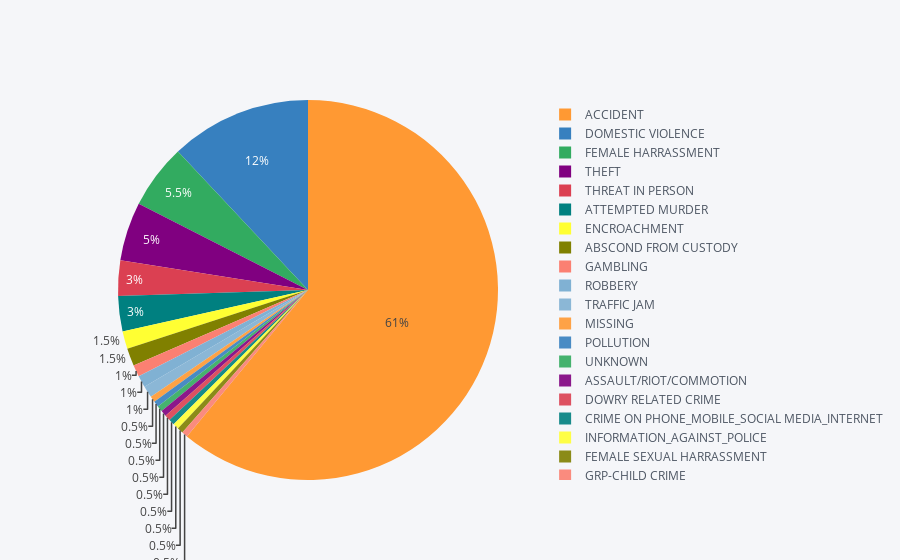

The notebook cell this image was saved under:
### Code cell
freq_df.iplot(kind='pie',labels='Type_of_Event',values='frequency')

### Figure 1 — Plotly figure (JSON) as saved in the notebook; plotly's stock layout.template omitted (floating-point values rounded to 4 significant figures)
{"data": [{"labels": ["ACCIDENT", "DOMESTIC VIOLENCE", "FEMALE HARRASSMENT", "THEFT", "THREAT IN PERSON", "ATTEMPTED MURDER", "ENCROACHMENT", "ABSCOND FROM CUSTODY", "GAMBLING", "ROBBERY", "TRAFFIC JAM", "MISSING", "POLLUTION", "UNKNOWN", "ASSAULT/RIOT/COMMOTION", "DOWRY RELATED CRIME", "CRIME ON PHONE_MOBILE_SOCIAL MEDIA_INTERNET", "INFORMATION_AGAINST_POLICE", "FEMALE SEXUAL HARRASSMENT", "GRP-CHILD CRIME"], "marker": {"colors": ["rgba(255, 153, 51, 1.0)", "rgba(55, 128, 191, 1.0)", "rgba(50, 171, 96, 1.0)", "rgba(128, 0, 128, 1.0)", "rgba(219, 64, 82, 1.0)", "rgba(0, 128, 128, 1.0)", "rgba(255, 255, 51, 1.0)", "rgba(128, 128, 0, 1.0)", "rgba(251, 128, 114, 1.0)", "rgba(128, 177, 211, 1.0)", "rgba(128, 177, 211, 0.8999999999999999)", "rgba(255, 153, 51, 0.8999999999999999)", "rgba(55, 128, 191, 0.8999999999999999)", "rgba(50, 171, 96, 0.8999999999999999)", "rgba(128, 0, 128, 0.8999999999999999)", "rgba(219, 64, 82, 0.8999999999999999)", "rgba(0, 128, 128, 0.8999999999999999)", "rgba(255, 255, 51, 0.8999999999999999)", "rgba(128, 128, 0, 0.8999999999999999)", "rgba(251, 128, 114, 0.8999999999999999)"]}, "name": "", "type": "pie", "values": [122, 24, 11, 10, 6, 6, 3, 3, 2, 2, 2, 1, 1, 1, 1, 1, 1, 1, 1, 1]}], "layout": {"legend": {"bgcolor": "#F5F6F9", "font": {"color": "#4D5663"}}, "paper_bgcolor": "#F5F6F9", "plot_bgcolor": "#F5F6F9", "titlefont": {"color": "#4D5663"}}}
